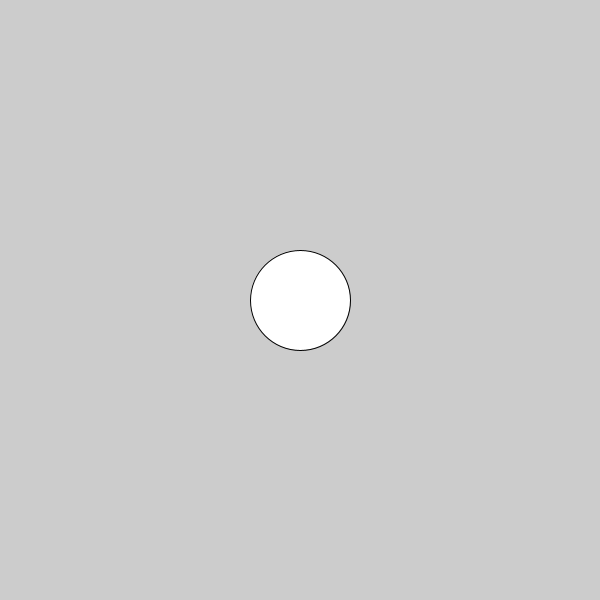
Frame 1 (no input)
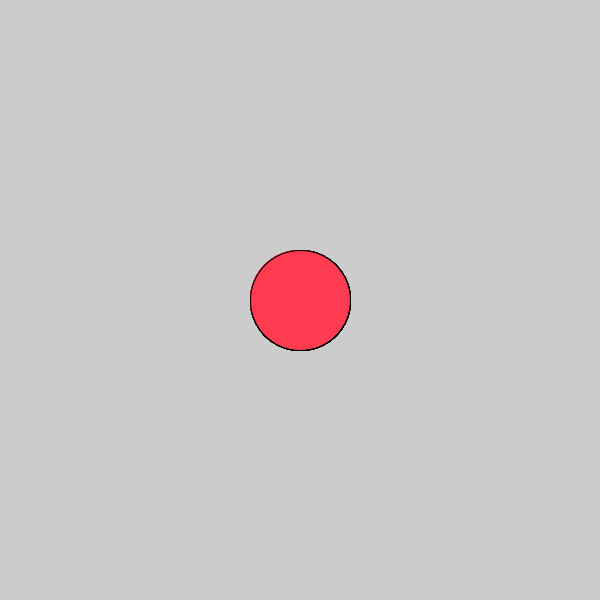
Frame 60 (the mouse pressed at the canvas centre just before this capture)
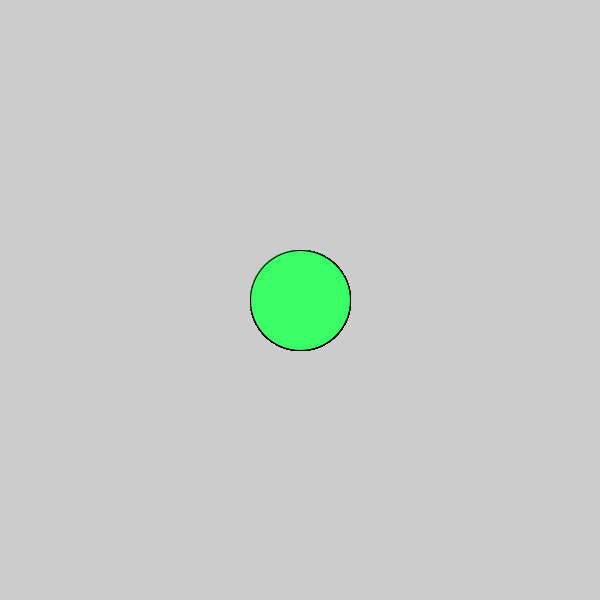
Frame 120 (the mouse held since frame 60 and released just before this capture)

The Processing sketch that drew these frames (run headless with seeded random() and noise(); from frame 60 on, the mouse is pressed at the canvas centre):

// Processing sketch: c_LogicalDot
// ── c_LogicalDot.pde

void setup() {
  
// 1. Set the size of the sketch. Make it 600 pixels square. 
  size(600,600);

}

void draw() {
  
// 2. Draw an ellipse
// Run the program to make sure it works before moving on.
ellipse(300,300, 100,100);

// 3. Change the color of the ellipse when the mouse is pressed.
//    Use the following code, but put your colors where indicated
//    Remember to use the   fill()  command to set colors.

if (mousePressed) {
 
   //  put one color here 
  fill(#3BFF67);
} else {
  
   // put a different color here
  fill(#FF3B52);
}  
  
  
  
}
